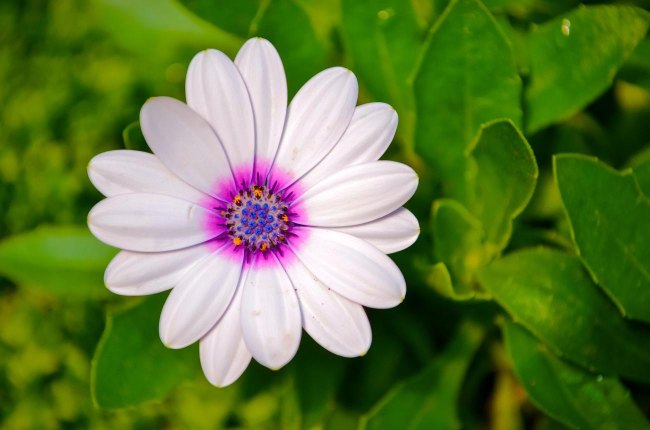
#> input picture flower.jpeg, 1299 x 860 px, found by its file name (shown at 1/2 size)
$ python exp3.py
#> lines starting #> are read from the running program, lines starting #| are printed output that depends on the picture; after the words box and inside, x2 and y2 are one past the last pixel; in counts of white or black regions, pixels touching at a corner belong together
import cv2

img = cv2.imread("flower.jpeg")
#> img is the input picture: shape (860, 1299, 3); mean B, G, R 60.4, 123.8, 99.4
img = cv2.resize(img, (500, 350))
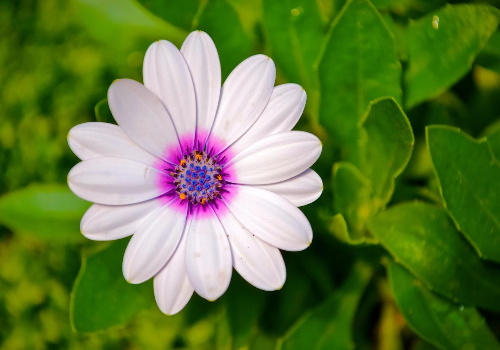
#> img: shape (350, 500, 3); mean B, G, R 60.3, 123.7, 99.3
gray = cv2.cvtColor(img, cv2.COLOR_BGR2GRAY)
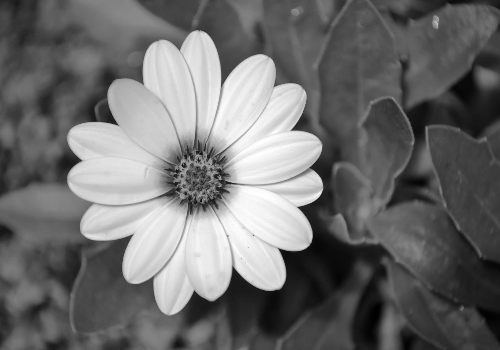
#> gray: shape (350, 500); min 0, max 255, mean 109.2
edges = cv2.Canny(gray, 100, 200)
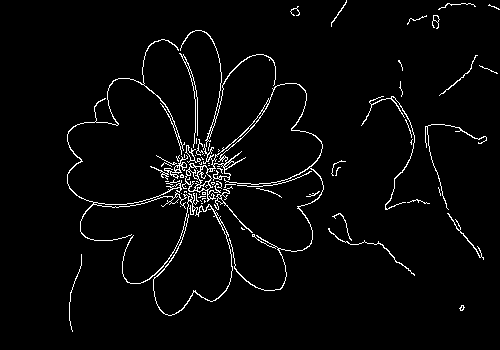
#> edges: shape (350, 500); 3.2% white in thin lines or dots, all inside (x1, y1, x2, y2) = (67, 0, 500, 332)

cv2.imshow("Original Image", img)
cv2.imshow("Canny Edges", edges)
cv2.waitKey(0)
cv2.destroyAllWindows()
